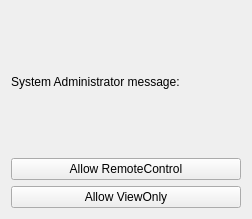
<?xml version="1.0" encoding="UTF-8"?>
<ui version="4.0">
 <class>MainWindow</class>
 <widget class="QMainWindow" name="MainWindow">
  <property name="geometry">
   <rect>
    <x>0</x>
    <y>0</y>
    <width>252</width>
    <height>219</height>
   </rect>
  </property>
  <property name="windowTitle">
   <string>MainWindow</string>
  </property>
  <widget class="QWidget" name="centralWidget">
   <layout class="QVBoxLayout" name="verticalLayout">
    <item>
     <widget class="QLabel" name="label">
      <property name="text">
       <string>System Administrator message:</string>
      </property>
     </widget>
    </item>
    <item>
     <widget class="QPushButton" name="pushButton_RC">
      <property name="text">
       <string>Allow RemoteControl</string>
      </property>
     </widget>
    </item>
    <item>
     <widget class="QPushButton" name="pushButton_VO">
      <property name="text">
       <string>Allow ViewOnly</string>
      </property>
     </widget>
    </item>
   </layout>
  </widget>
 </widget>
 <layoutdefault spacing="6" margin="11"/>
 <resources/>
 <connections/>
</ui>
